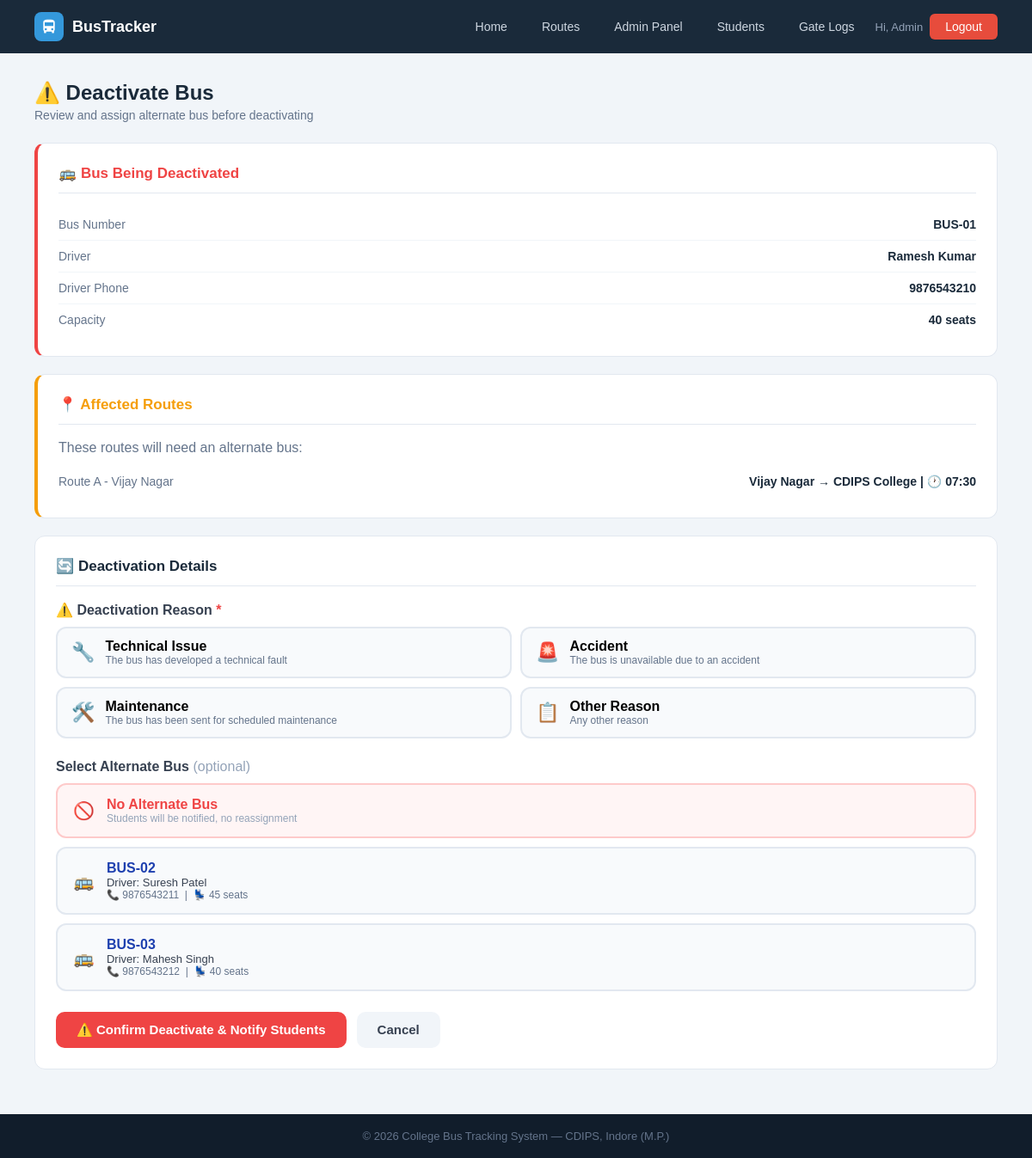
Page /admin/bus-status/1/inactive (signed in) on the earlier database version.
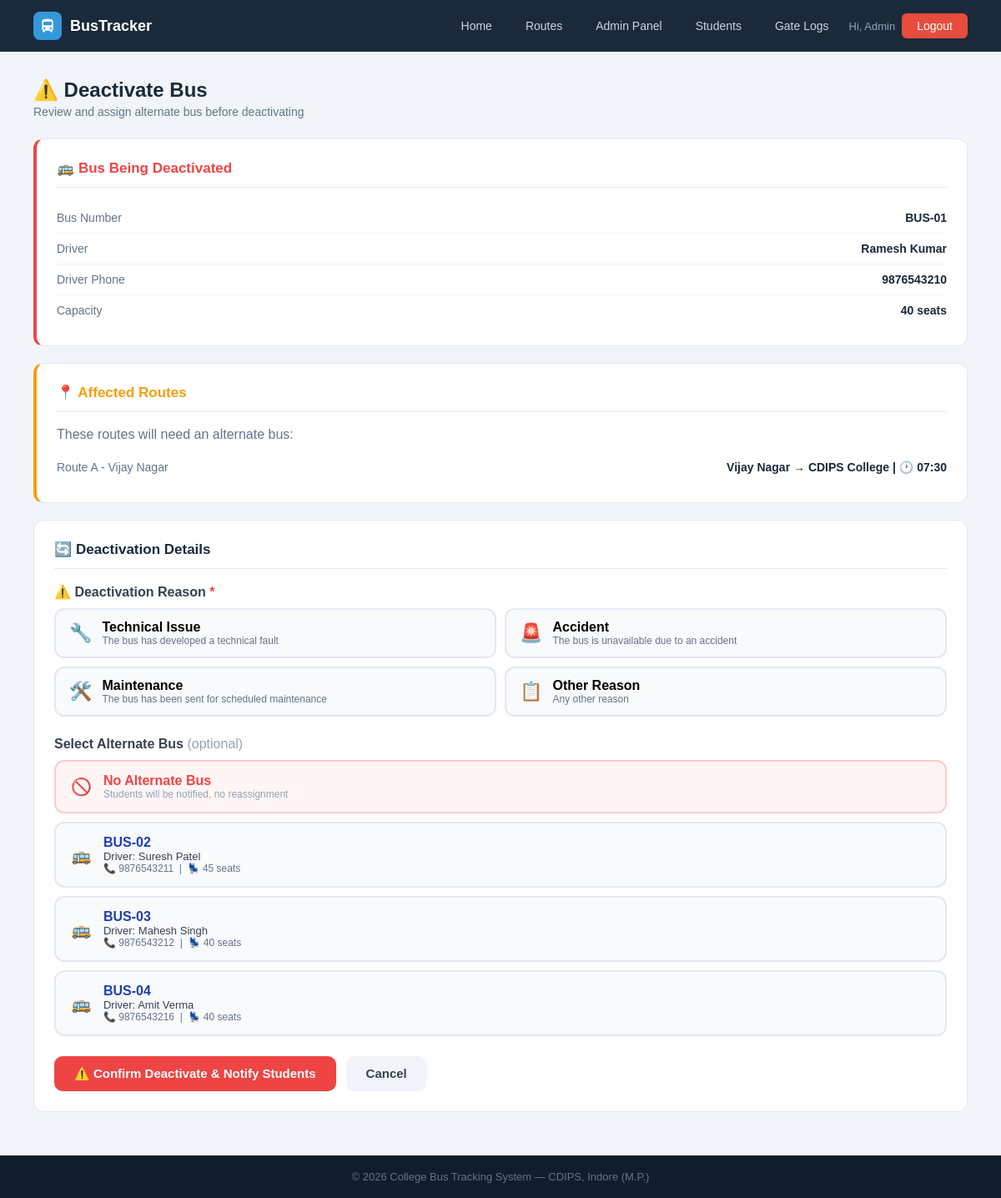
Same page on the later database version.
### tables this page shows
CREATE TABLE routes (
        id INTEGER PRIMARY KEY AUTOINCREMENT,
        route_name TEXT NOT NULL, bus_id INTEGER,
        start_point TEXT, end_point TEXT,
        departure_time TEXT, arrival_time TEXT, stops TEXT, original_bus_id INTEGER,
        FOREIGN KEY(bus_id) REFERENCES buses(id));

CREATE TABLE buses (
        id INTEGER PRIMARY KEY AUTOINCREMENT,
        bus_number TEXT UNIQUE NOT NULL, driver_name TEXT NOT NULL,
        driver_phone TEXT, capacity INTEGER DEFAULT 40,
        status TEXT DEFAULT 'active',
        current_lat REAL DEFAULT 22.7196, current_lng REAL DEFAULT 75.8577);

### app.py (the view, shortened to what this page needs)
@app.route('/admin/bus-status/<int:bid>/<status>', methods=['GET','POST'])
@admin_required
def bus_status(bid, status):
    db = get_db()
    bus = db.execute("SELECT * FROM buses WHERE id=?", (bid,)).fetchone()
    if not bus:
        flash('Bus not found.', 'error')
        db.close()
        return redirect(url_for('admin_dashboard'))
    if status == 'inactive':
        if request.method == 'GET':
            affected_routes = db.execute(
                "SELECT * FROM routes WHERE bus_id=?", (bid,)
            ).fetchall()
            active_buses = db.execute(
                "SELECT * FROM buses WHERE status='active' AND id!=?", (bid,)
            ).fetchall()
            db.close()
            return render_template(
                'deactivate_confirm.html',
                bus=bus,
                affected_routes=affected_routes,
                active_buses=active_buses
            )
    return redirect(url_for('admin_dashboard')+'#buses')

### app.py (called while the page is built, shortened)
def get_db():
    conn = sqlite3.connect(DB)
    conn.row_factory = sqlite3.Row
    return conn

def admin_required(f):
    @wraps(f)
    def dec(*a, **kw):
        if 'admin' not in session:
            flash('Admin access required.', 'error')
            return redirect(url_for('admin_login'))
        return f(*a, **kw)
    return dec

@app.context_processor
def inject_notifications():
    return dict(notifications=[], unread_count=0)

### templates/deactivate_confirm.html (shortened to what the changed rows need)
{% extends "base.html" %}
{% block content %}
<div class="page">
    <div class="page-header">
        <h1>⚠️ Deactivate Bus</h1>
    </div>
    <div class="panel" style="border-left: 4px solid #ef4444;">
        <h2 style="color:#ef4444;">🚌 Bus Being Deactivated</h2>
    </div>
    {% if affected_routes %}
    <div class="panel" style="border-left: 4px solid #f59e0b;">
        <h2 style="color:#f59e0b;">📍 Affected Routes</h2>
        {% for r in affected_routes %}
        <div class="info-row">
            <span class="key">{{ r.route_name }}</span>
            <span class="val">{{ r.start_point }} → {{ r.end_point }} | 🕐 {{ r.departure_time }}</span>
        </div>
        {% endfor %}
    </div>
    {% else %}
    <div class="panel">
        <p style="color:#64748b;text-align:center;padding:16px;">No routes currently assigned to this bus.</p>
    </div>
    {% endif %}
    <div class="panel">
        <h2>🔄 Deactivation Details</h2>
        <form method="POST" action="{{ url_for('bus_status', bid=bus.id, status='inactive') }}">
            <div style="margin-bottom:20px;">
                {% if active_buses %}
                <div class="alt-bus-list">
                    {% for b in active_buses %}
                    <label class="alt-bus-option">
                        <div class="alt-bus-card">
                            <span style="font-size:20px">🚌</span>
                            <div>
                                <div style="font-weight:600;color:#1e40af;">{{ b.bus_number }}</div>
                                <div style="font-size:13px;color:#374151;">Driver: {{ b.driver_name }}</div>
                                <div style="font-size:12px;color:#64748b;">📞 {{ b.driver_phone or 'N/A' }} &nbsp;|&nbsp; 💺 {{ b.capacity }} seats</div>
                            </div>
                        </div>
                    </label>
                    {% endfor %}
                </div>
                {% else %}
                <div style="background:#fef2f2;border:1px solid #fecaca;border-radius:10px;padding:16px;color:#dc2626;">
                    ❌ No active buses available for alternate assignment.
                </div>
                {% endif %}
            </div>
        </form>
    </div>
</div>
{% endblock %}

Differences in the rows shown:
added buses: bus_number "BUS-04", driver_name "Amit Verma", driver_phone "9876543216", capacity "40"
